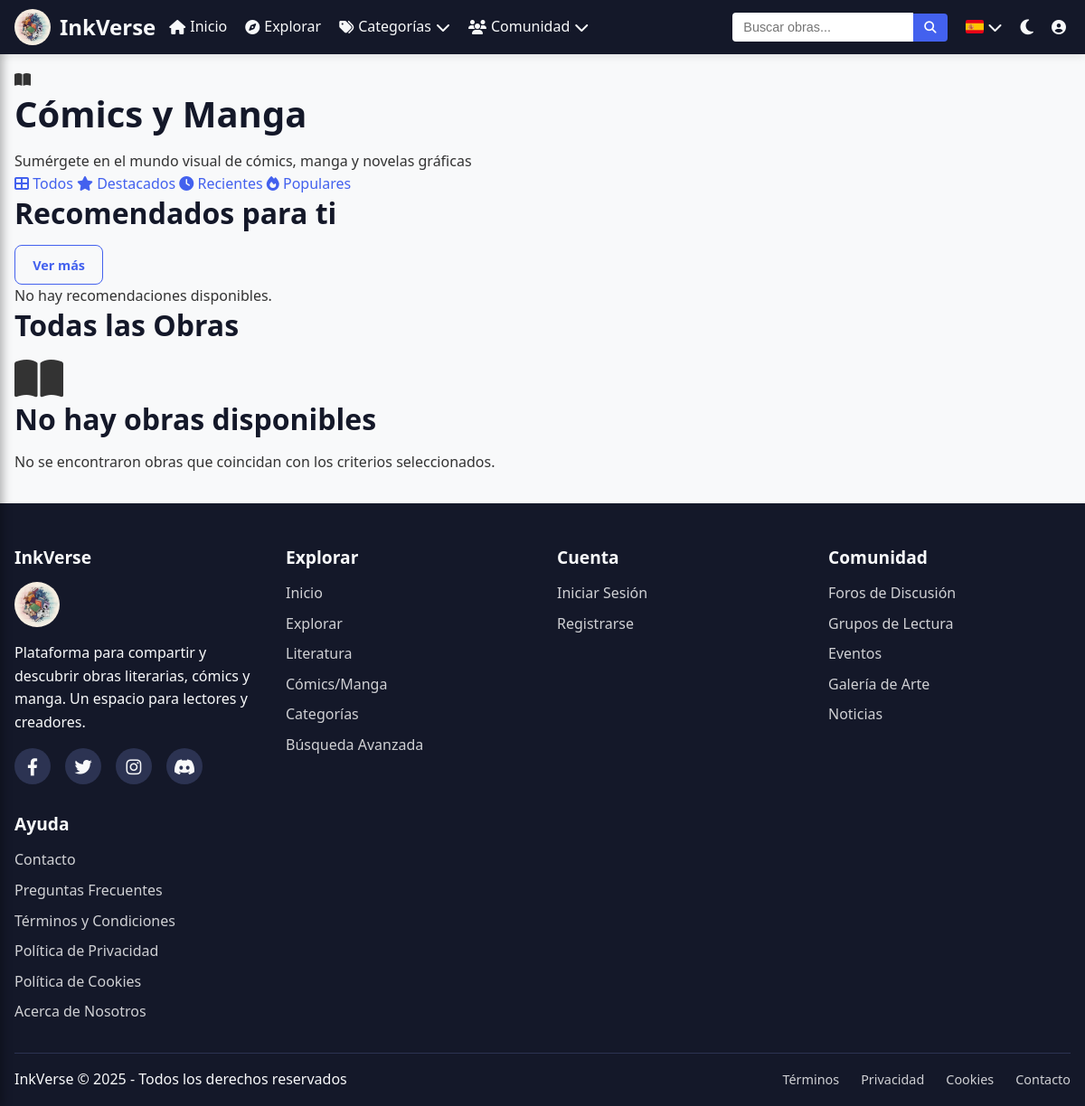
The page /public/comics.php on the database as committed earlier.
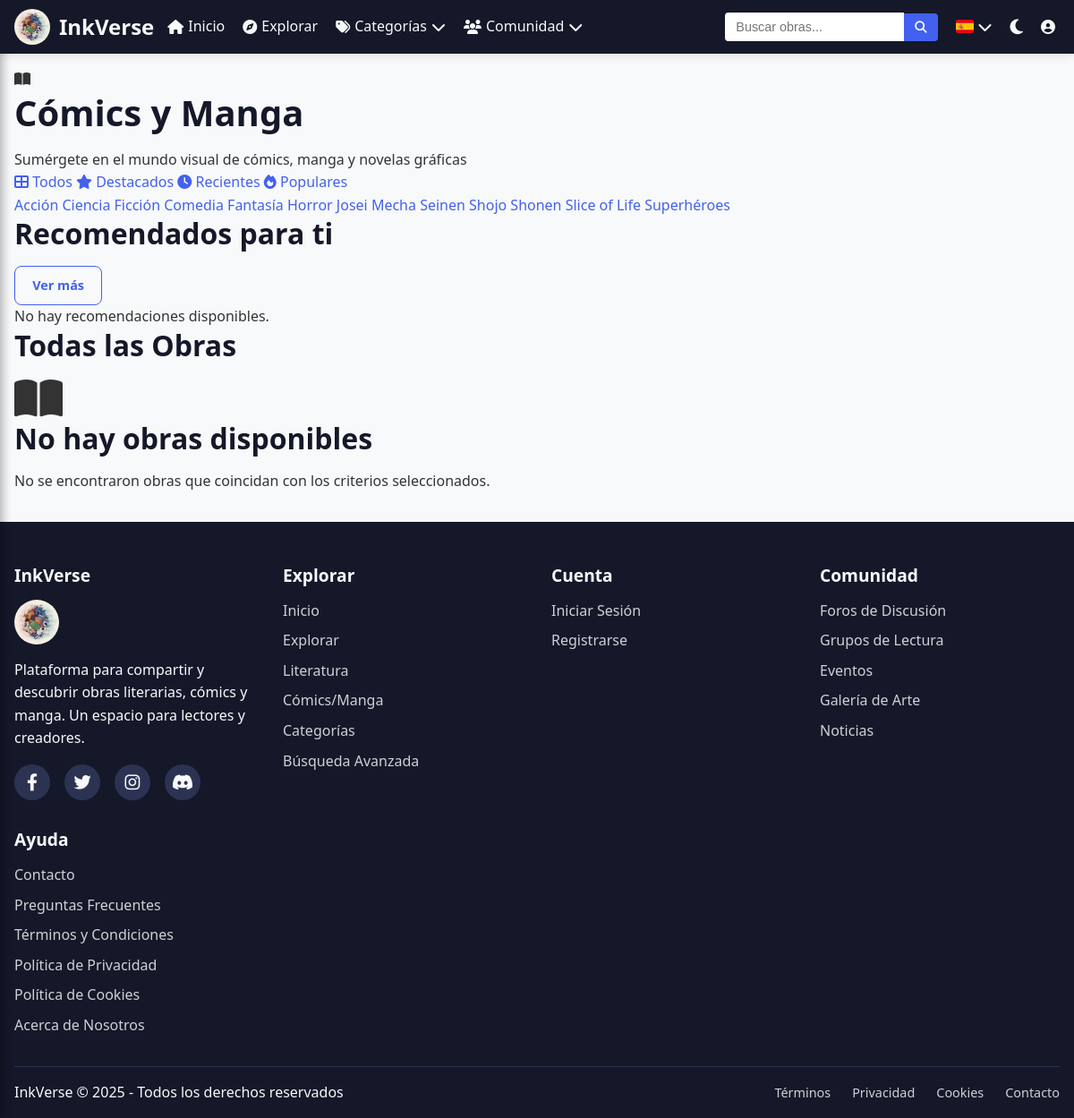
The same page on the database as committed later.
### tables this page shows
CREATE TABLE `categorias` (
  `id` int(11) NOT NULL,
  `nombre` varchar(50) NOT NULL,
  `tipo` enum('libro','comic') NOT NULL DEFAULT 'libro'
);

### public/comics.php (the view, shortened to what the rows shown need)
<?php
require_once(__DIR__ . '/../includes/header.php');
include_once(__DIR__ . '/../includes/conexion.php');
$mostrar_destacados = isset($_GET['destacados']) && $_GET['destacados'] == 1;
$mostrar_recientes = isset($_GET['recientes']) && $_GET['recientes'] == 1;
$mostrar_populares = isset($_GET['populares']) && $_GET['populares'] == 1;
$titulo_pagina = "Cómics y Manga";
$sql_categorias = "SELECT id, nombre FROM categorias WHERE tipo = 'comic' ORDER BY nombre";
$result_categorias = $conexion->query($sql_categorias);
$categorias = [];
if ($result_categorias && $result_categorias->num_rows > 0) {
    while ($row = $result_categorias->fetch_assoc()) {
        $categorias[] = $row;
    }
}
$sql_base = "SELECT c.id, c.titulo, c.autor, c.descripcion, c.portada, c.publico_adulto,
             cat.nombre as categoria, c.fecha_subida
             FROM comics c
             LEFT JOIN categorias cat ON c.categoria_id = cat.id
             WHERE 1=1";
if ($mostrar_destacados) {
    $sql_base .= " AND c.destacado = 1";
    $orden = "c.fecha_destacado DESC";
} elseif ($mostrar_recientes) {
    $orden = "c.fecha_subida DESC";
} elseif ($mostrar_populares) {
    $orden = "c.visitas DESC, c.favoritos DESC";
} else {
    $orden = "c.fecha_subida DESC";
}
$sql_base .= " ORDER BY " . $orden;
$sql_principal = $sql_base . " LIMIT 12";
$result_principal = $conexion->query($sql_principal);
?>
<div class="comics-banner">
    <div class="container">
        <div class="comics-banner-content">
            <h1><?php echo $titulo_pagina; ?></h1>
        </div>
    </div>
</div>
<div class="container">
    <div class="categorias-strip">
        <div class="categorias-strip-inner">
            <?php foreach ($categorias as $categoria): ?>
                <a href="<?php echo BASE_URL; ?>/public/categoria.php?id=<?php echo $categoria['id']; ?>&tipo=comic" class="categoria-pill comics-pill">
                    <?php echo htmlspecialchars($categoria['nombre']); ?>
                </a>
            <?php endforeach; ?>
        </div>
    </div>
    <?php if (!$mostrar_destacados && !$mostrar_recientes && !$mostrar_populares): ?>
        <section class="comics-section">
            <div class="section-header">
                <h2>Recomendados para ti</h2>
            </div>
        </section>
    <?php endif; ?>
    <section class="comics-section">
        <div class="section-header">
            <h2>
                <?php
                if ($mostrar_destacados) {
                    echo "Obras Destacadas";
                } elseif ($mostrar_recientes) {
                    echo "Obras Recientes";
                } elseif ($mostrar_populares) {
                    echo "Obras Populares";
                } else {
                    echo "Todas las Obras";
                }
                ?>
            </h2>
        </div>
        <div class="obra-grid">
            <?php if ($result_principal && $result_principal->num_rows > 0): ?>
                <?php while ($comic = $result_principal->fetch_assoc()): ?>
                    <div class="obra-card">
                        <div class="obra-card-header">
                            <h3><?php echo htmlspecialchars($comic['titulo']); ?></h3>
                            <div class="flex gap-1 mt-1">
                                <?php if (!empty($comic['categoria'])): ?>
                                    <span class="badge badge-categoria"><?php echo htmlspecialchars($comic['categoria']); ?></span>
                                <?php endif; ?>
                                <?php if ($comic['publico_adulto']): ?>
                                    <span class="badge badge-adulto">+18</span>
                                <?php endif; ?>
                            </div>
                        </div>
                        <div class="obra-card-body">
                            <?php if (!empty($comic['portada'])): ?>
                                <img src="<?php echo htmlspecialchars($comic['portada']); ?>" alt="Portada" class="obra-portada">
                            <?php else: ?>
                                <div class="obra-portada-placeholder">
                                    <i class="fas fa-book-open fa-3x"></i>
                                </div>
                            <?php endif; ?>
                            <p class="obra-autor">Por: <?php echo htmlspecialchars($comic['autor']); ?></p>
                            <p class="obra-descripcion"><?php echo substr(htmlspecialchars($comic['descripcion']), 0, 150) . '...'; ?></p>
                        </div>
                        <div class="obra-card-footer">
                            <span class="obra-fecha"><?php echo date('d/m/Y', strtotime($comic['fecha_subida'])); ?></span>
                            <a href="<?php echo BASE_URL; ?>/public/obra.php?id=<?php echo $comic['id']; ?>&tipo=comic" class="btn btn-outline">Ver más</a>
                        </div>
                    </div>
                <?php endwhile; ?>
            <?php else: ?>
                <div class="no-results">
                    <h2>No hay obras disponibles</h2>
                </div>
            <?php endif; ?>
        </div>
    </section>
</div>
<?php include_once(__DIR__ . '/../includes/footer.php'); ?>

Rows that differ between the two databases and show on the page:
added categorias: nombre "Acción"
added categorias: nombre "Ciencia Ficción"
added categorias: nombre "Comedia"
added categorias: nombre "Fantasía"
added categorias: nombre "Horror"
added categorias: nombre "Josei"
added categorias: nombre "Mecha"
added categorias: nombre "Seinen"
added categorias: nombre "Shojo"
added categorias: nombre "Shonen"
added categorias: nombre "Slice of Life"
added categorias: nombre "Superhéroes"
